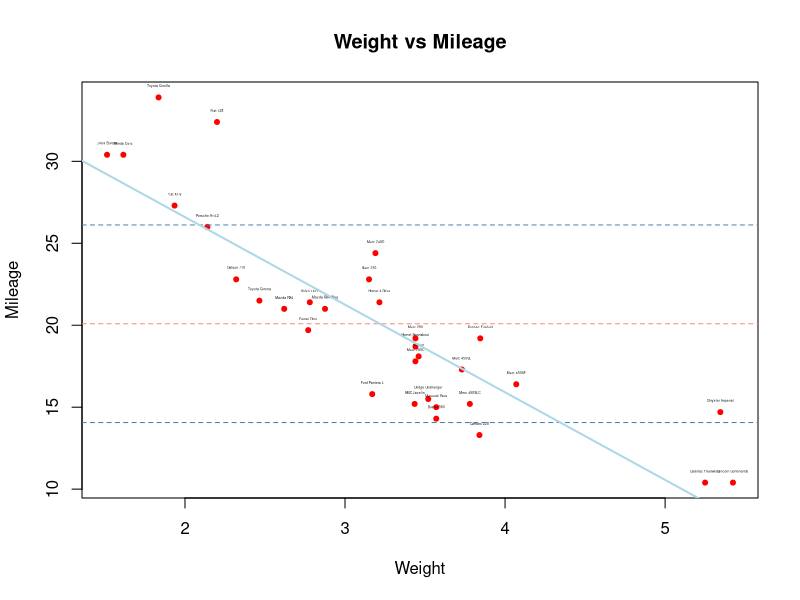

Generate this figure with R:
input <- mtcars

plot(x = input$wt,y = input$mpg,
   xlab = "Weight",
   ylab = "Mileage",
   main = "Weight vs Mileage",
   pch=20, col="red"
)

text(input$wt+0, input$mpg+0.7, rownames(input), cex = 0.2)

abline(h = mean(input$mpg), col = '#ff8080', lwd = 1, lty = 2)

abline(h = mean(input$mpg) + sd(input$mpg), col = 'steelblue', lwd = 1, lty = 2)
abline(h = mean(input$mpg) - sd(input$mpg), col = 'steelblue', lwd = 1, lty = 2)

regression <- lm(input$mpg~input$wt)
abline(reg=regression, col='lightblue', lwd=2)
